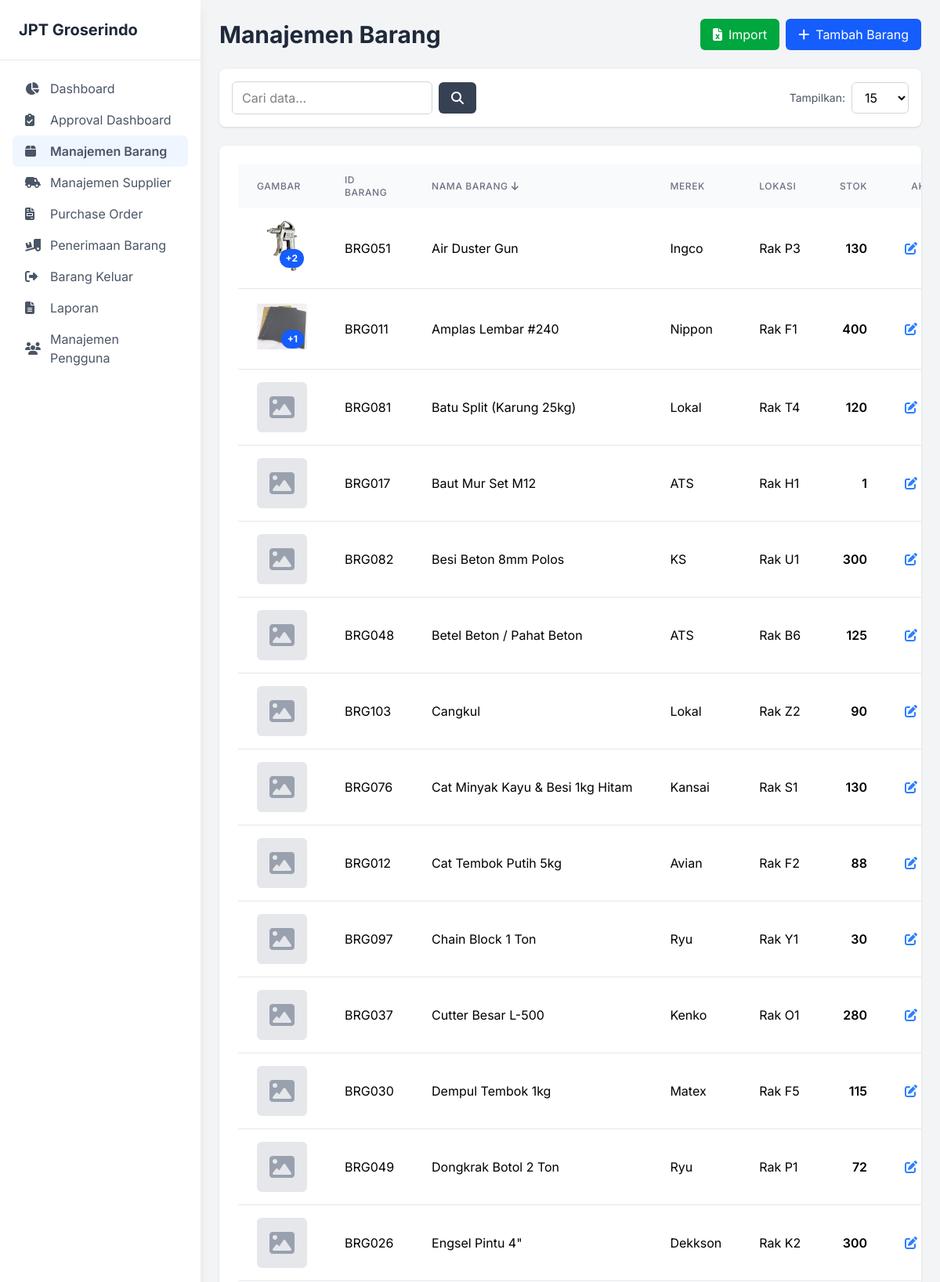
Page /index.php?page=barang (signed in, upper part) on the earlier database version.
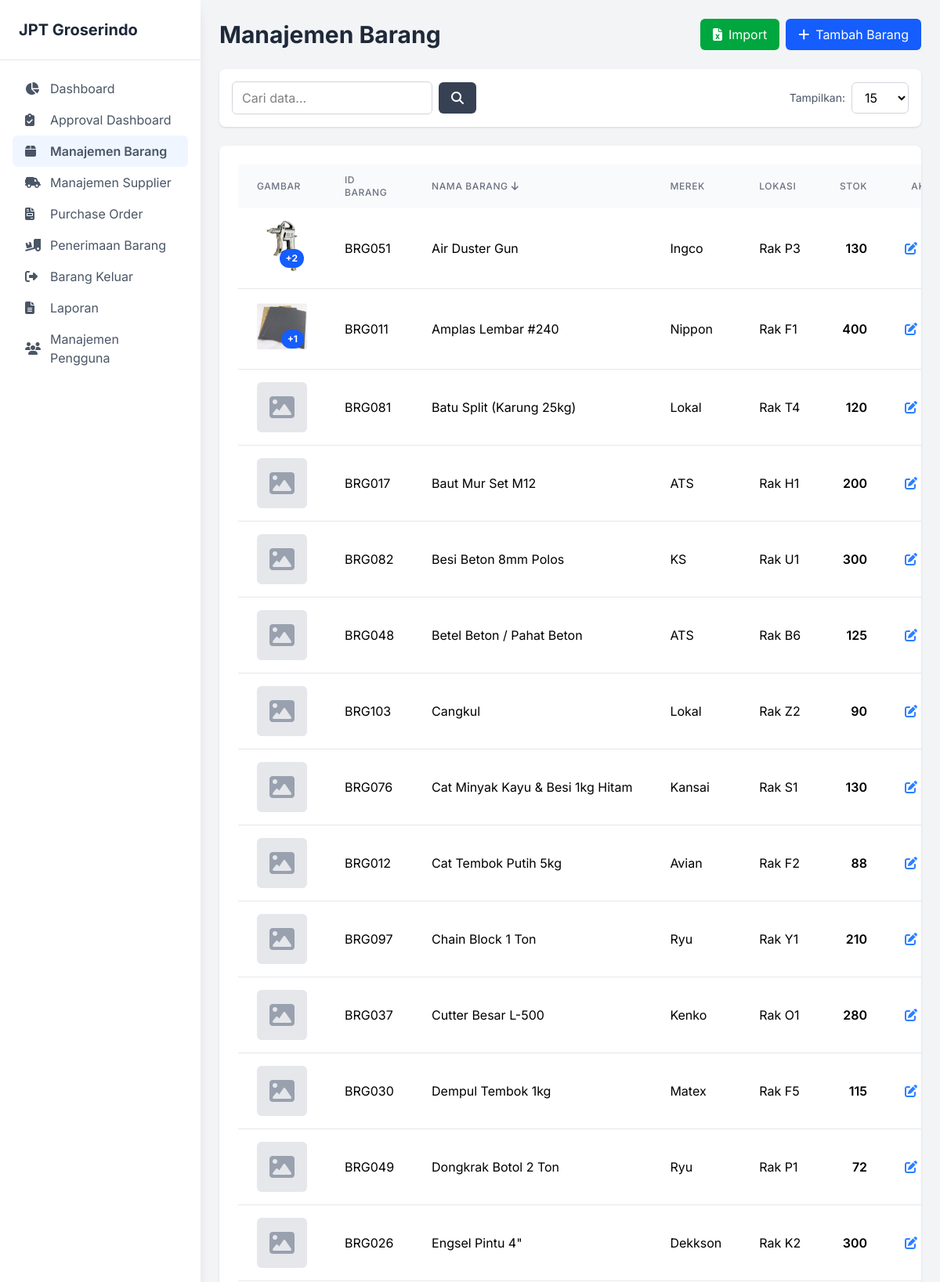
Same page on the later database version.
### tables this page shows
CREATE TABLE `barang` (
  `id_barang` varchar(20) NOT NULL,
  `nama_barang` varchar(255) NOT NULL,
  `merek` varchar(100) DEFAULT NULL,
  `stok` int(11) NOT NULL DEFAULT 0,
  `lokasi` varchar(100) DEFAULT NULL,
  PRIMARY KEY (`id_barang`)
);

### pages/barang.php (the view, shortened to what the changed rows need)
<?php
require_once 'includes/table_helper.php';
$user_role = $_SESSION['role'];
$can_edit_delete = ($user_role == 'Admin');
$limit = isset($_GET['limit']) ? (int)$_GET['limit'] : 15;
$page = isset($_GET['p']) ? (int)$_GET['p'] : 1;
$offset = ($page - 1) * $limit;
$sort_columns = ['id_barang', 'nama_barang', 'merek', 'lokasi', 'stok'];
$sort_by = isset($_GET['sort']) && in_array($_GET['sort'], $sort_columns) ? $_GET['sort'] : 'nama_barang';
$order = isset($_GET['order']) && strtolower($_GET['order']) == 'desc' ? 'DESC' : 'ASC';
$sql_base = "FROM barang b";
$params = [];
$data_sql = "
    SELECT b.*,
           (SELECT g.nama_file FROM gambar_barang g WHERE g.id_barang = b.id_barang ORDER BY g.id_gambar ASC LIMIT 1) as gambar_utama,
           (SELECT COUNT(*) FROM gambar_barang g WHERE g.id_barang = b.id_barang) as jumlah_gambar
    " . $sql_base . " ORDER BY b.{$sort_by} {$order} LIMIT {$limit} OFFSET {$offset}";
$stmt = $pdo->prepare($data_sql);
$stmt->execute($params);
$barang_list = $stmt->fetchAll(PDO::FETCH_ASSOC);
?>
<div class="flex justify-between items-center mb-6">
    <h1 class="text-3xl font-bold text-gray-800">Manajemen Barang</h1>
</div>
<div class="bg-white p-6 rounded-lg shadow overflow-x-auto">
    <table class="w-full table-auto">
        <thead class="bg-gray-50">
            <tr>
                <th class="px-6 py-3 text-left text-xs font-medium text-gray-500 uppercase tracking-wider">Gambar</th>
                <th class="px-6 py-3 text-left text-xs font-medium text-gray-500 uppercase tracking-wider">
                </th>
                <th class="px-6 py-3 text-left text-xs font-medium text-gray-500 uppercase tracking-wider">
                </th>
                <th class="px-6 py-3 text-left text-xs font-medium text-gray-500 uppercase tracking-wider">
                </th>
                <th class="px-6 py-3 text-left text-xs font-medium text-gray-500 uppercase tracking-wider">
                </th>
                <th class="px-6 py-3 text-right text-xs font-medium text-gray-500 uppercase tracking-wider">
                </th>
                <?php if ($can_edit_delete): ?>
                    <th class="px-6 py-3 text-center text-xs font-medium text-gray-500 uppercase tracking-wider">Aksi</th>
                <?php endif; ?>
            </tr>
        </thead>
        <tbody class="bg-white divide-y divide-gray-200">
            <?php foreach ($barang_list as $barang): ?>
                    <td class="px-6 py-4 whitespace-nowrap">
                        <button type="button" class="btn-lihat-gambar relative"
                                data-id="<?php echo htmlspecialchars($barang['id_barang']); ?>"
                                data-nama="<?php echo htmlspecialchars($barang['nama_barang']); ?>">
                            <?php if (!empty($barang['gambar_utama'])): ?>
                                <img src="uploads/barang/<?php echo htmlspecialchars($barang['gambar_utama']); ?>" alt="<?php echo htmlspecialchars($barang['nama_barang']); ?>" class="w-16 h-16 object-cover rounded-md hover:opacity-75 transition-opacity">
                                <?php if ($barang['jumlah_gambar'] > 1): ?>
                                    <span class="absolute bottom-1 right-1 bg-blue-600 text-white text-xs font-bold px-2 py-1 rounded-full">+<?php echo $barang['jumlah_gambar'] - 1; ?></span>
                                <?php endif; ?>
                            <?php else: ?>
                                <div class="w-16 h-16 bg-gray-200 rounded-md flex items-center justify-center text-gray-400">
                                    <i class="fa-solid fa-image fa-2x"></i>
                                </div>
                            <?php endif; ?>
                        </button>
                    </td>
                    <td class="px-6 py-4 whitespace-nowrap"><?php echo htmlspecialchars($barang['id_barang']); ?></td>
                    <td class="px-6 py-4 whitespace-nowrap"><?php echo htmlspecialchars($barang['nama_barang']); ?></td>
                    <td class="px-6 py-4 whitespace-nowrap"><?php echo htmlspecialchars($barang['merek']); ?></td>
                    <td class="px-6 py-4 whitespace-nowrap"><?php echo htmlspecialchars($barang['lokasi']); ?></td>
                    <td class="px-6 py-4 whitespace-nowrap text-right font-semibold"><?php echo htmlspecialchars($barang['stok']); ?></td>
                    <?php if ($can_edit_delete): ?>
                        <td class="px-6 py-4 whitespace-nowrap text-center">
                            <button class="btn-edit-barang text-blue-500 hover:text-blue-700 mr-3"
                                data-id="<?php echo htmlspecialchars($barang['id_barang']); ?>"
                                data-nama="<?php echo htmlspecialchars($barang['nama_barang']); ?>"
                                data-merek="<?php echo htmlspecialchars($barang['merek']); ?>"
                                data-stok="<?php echo htmlspecialchars($barang['stok']); ?>"
                                data-lokasi="<?php echo htmlspecialchars($barang['lokasi']); ?>">
                                <i class="fa-solid fa-pen-to-square"></i>
                            </button>
                        </td>
                    <?php endif; ?>
            <?php endforeach; ?>
        </tbody>
    </table>
</div>

Differences in the rows shown:
changed barang "BRG017": stok "1" → "200"
changed barang "BRG097": stok "30" → "210"
